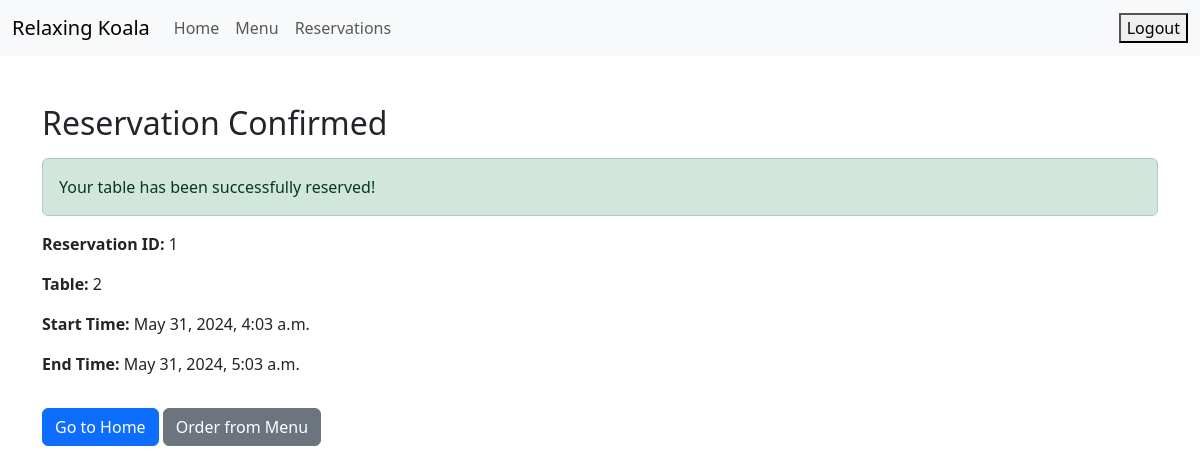
The page /reservations/confirmation/1/ (signed in) on the database its author committed.
### reservations/models.py (models this page shows, shortened)
class Reservation(models.Model):
    reservation_id = models.AutoField(primary_key=True)
    start_time = models.DateTimeField(default=timezone.now)
    end_time = models.DateTimeField(default=default_end_time)
    table = models.ForeignKey(Table, on_delete=models.CASCADE)
    customer = models.ForeignKey(Customer, on_delete=models.CASCADE)
    order = models.OneToOneField(Order, on_delete=models.CASCADE, default=None, blank=True, null=True)
    reserved_at = models.DateTimeField(default=timezone.now)
    expires_at = models.DateTimeField(default=default_end_time)

class Table(models.Model):
    number = models.IntegerField(unique=True)
    capacity = models.IntegerField()

### reservations/views.py (the view)
# urls.py: path('confirmation/<int:reservation_id>/', reservation_confirmation, name='reservation_confirmation'),
@login_required
def reservation_confirmation(request, reservation_id):
    reservation = get_object_or_404(Reservation, reservation_id = reservation_id)
    return render(request, 'reservations/confirmation.html', {'reservation': reservation})

### reservations/templates/reservations/confirmation.html (shortened to what this page needs)
<!DOCTYPE html>
<html lang="en">
<head>
    <link href="https://cdn.jsdelivr.net/npm/bootstrap@5.3.3/dist/css/bootstrap.min.css" rel="stylesheet"
>
</head>
<body>
    <nav class="navbar navbar-expand-lg navbar-light bg-light">
        <div class="container-fluid">
            <a class="navbar-brand" href="{% url 'home' %}">Relaxing Koala</a>
            <div class="collapse navbar-collapse" id="navbarNav">
                <ul class="navbar-nav me-auto">
                    <li class="nav-item">
                        <a class="nav-link" href="{% url 'home' %}">Home</a>
                    </li>
                    <li class="nav-item">
                        <a class="nav-link" href="{% url 'menu:order_menu' %}">Menu</a>
                    </li>
                    <li class="nav-item">
                        <a class="nav-link" href="{% url 'reservations:reserve_table' %}">Reservations</a>
                    </li>
                </ul>
                <ul class="navbar-nav ms-auto">
                    {% if user.is_authenticated %}
                    <li class="nav-item">
                        <form id="logout-form" method="post" action="{% url 'logout' %}">
                            <button type="submit">Logout</button>
                        </form>
                    </li>
                    {% else %}
                    <li class="nav-item">
                        <a class="nav-link" href="{% url 'login' %}">Login</a>
                    </li>
                    {% endif %}
                </ul>
            </div>
        </div>
    </nav>
    <div class="container mt-5">
        <h2>Reservation Confirmed</h2>
        <div class="alert alert-success mt-3" role="alert">
            Your table has been successfully reserved!
        </div>
        <div class="mt-3">
            <p><strong>Reservation ID:</strong> {{ reservation.reservation_id }}</p>
            <p><strong>Table:</strong> {{ reservation.table.number }}</p>
            <p><strong>Start Time:</strong> {{ reservation.start_time }}</p>
            <p><strong>End Time:</strong> {{ reservation.end_time }}</p>
        </div>
        <a href="{% url 'home' %}" class="btn btn-primary mt-3">Go to Home</a>
        <a href="{% url 'menu:order_menu' %}" class="btn btn-secondary mt-3">Order from Menu</a>
    </div>
</body>
</html>

### rows shown on the page
Reservation: reservation_id "1", table.number "2", start_time "May 31, 2024, 4:03 a.m.", end_time "May 31, 2024, 5:03 a.m."
